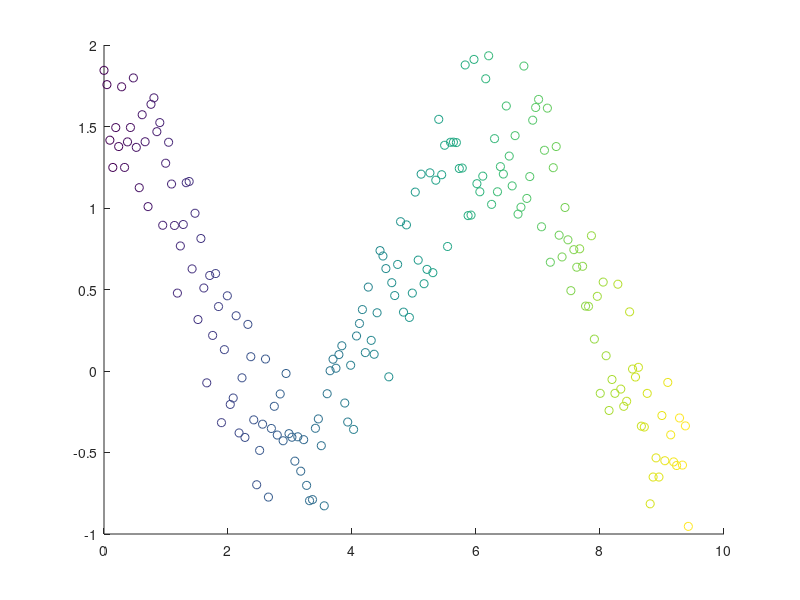

The MATLAB script that drew this image: (Note: this script raises an error after producing the figure.)
%=============================================================================
% Copyright (c) 2016-present Allan CORNET (Nelson)
%=============================================================================
% This file is part of Nelson.
%=============================================================================
% LICENCE_BLOCK_BEGIN
% SPDX-License-Identifier: LGPL-3.0-or-later
% LICENCE_BLOCK_END
%=============================================================================
% <--ADV-CLI MODE-->
%=============================================================================
close all
%=============================================================================
rng('default') % For reproducibility
figure();
x = linspace(0, 3 * pi, 200);
y = cos(x) + rand(1, 200);
c = linspace(1, 10, length(x));
s = scatter(x, y, [], c);
asserts.isequal(s.Marker, 'o');
asserts.isequal(s.MarkerEdgeColor, 'flat');
asserts.isequal(s.MarkerFaceColor, 'none');
asserts.isequal(s.LineWidth, 0.5000);
asserts.isequal(s.SizeData, 36);
asserts.isequal(s.CData, c);
%=============================================================================
close all
%=============================================================================
